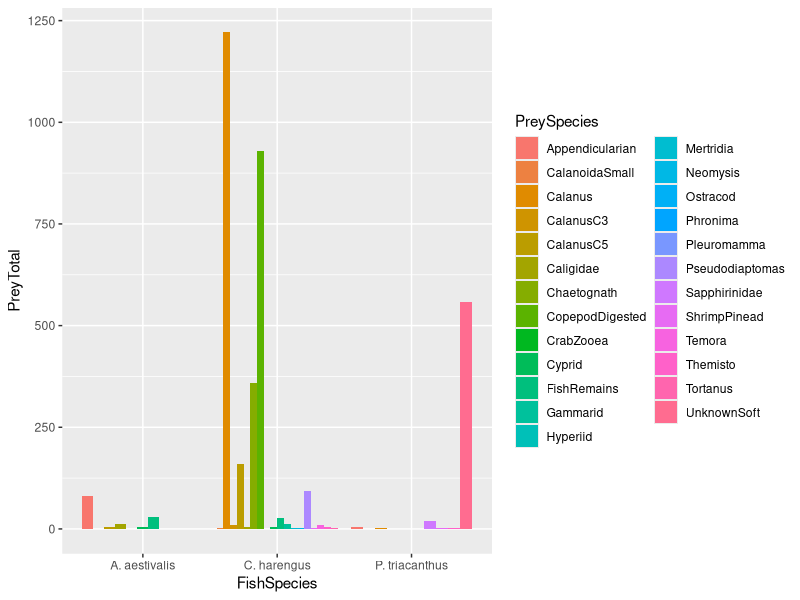
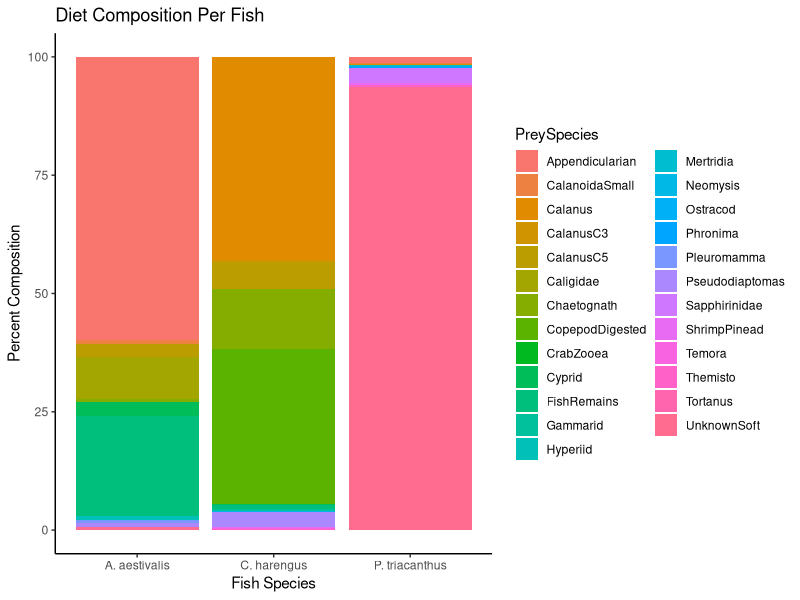

These figures' R source, in order:
#### Sample Data Management Script for LTER Stomach Content ####

## Author: Jaxine Wolfe
## Date: 06-19-2019

## Note: This script will output a summary sheet from the input of raw diet data

# Load libraries
library(tidyverse)

# Set working directory
setwd("/Users/jaxinewolfe/Documents/Research/PEP/NESLTER/FOLFE")

# Load trial stomach content data
# Data is in long format
sca <- read_csv("LTER_SCA_trialdata.csv")
str(sca)

## TASK 1: GENERATE SUMMARY SHEETS
# NOTE: The smallest individual unit is Cruise_Station_FishSpecies
# These summary sheets can be exported as needed

# Generate summary sheet with prey totals per Cruise_Station_FishSpecies
sca_preytot <- sca %>%
  filter(PreyCount != "NA") %>%
  group_by(Cruise, Station, FishSpecies, PreySpecies) %>%
  # add prey items across fish from the same cruise and station
  summarize(PreyTotal = sum(PreyCount))

sca_percent <- sca_preytot %>%
  group_by(FishSpecies) %>%
  # add column for percent composition
  mutate(PreyPercent = (PreyTotal/sum(PreyTotal))*100)
# write.csv("LTER_SCA_percent.csv")

# Generate summary sheet with grand prey totals and richness
sca_summary <- sca_preytot %>%
  group_by(Cruise, Station, FishSpecies) %>%
  summarise(TotalCount = sum(PreyTotal),
            PreyRichness = length(unique(PreySpecies)))


## TASK 2: GENERATE SUMMARY ANALYSES
ggplot(data = sca_preytot) +
  geom_col(aes(x = FishSpecies, y = PreyTotal, fill = PreySpecies), 
           position = position_dodge())

# Percent composition
# remember percentages are calculated for Cruise_Station_FishSpecies
ggplot(data = sca_percent, aes(FishSpecies, PreyPercent, fill = PreySpecies)) +
  geom_col() +
  # scale_fill_brewer(palette = "Set3") +
  labs(title = "Diet Composition Per Fish", x = "Fish Species", y = "Percent Composition") +
  theme_classic()
